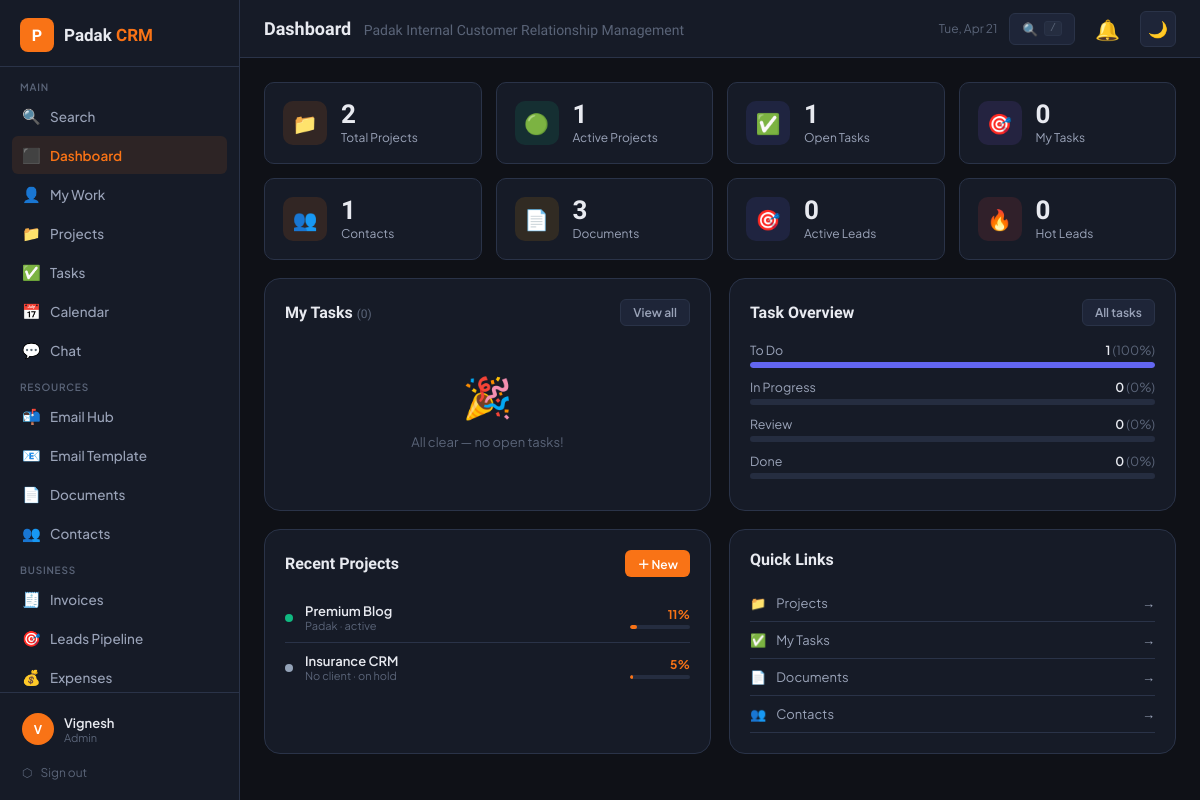
Before: /dashboard.php (signed in) with the older database file.
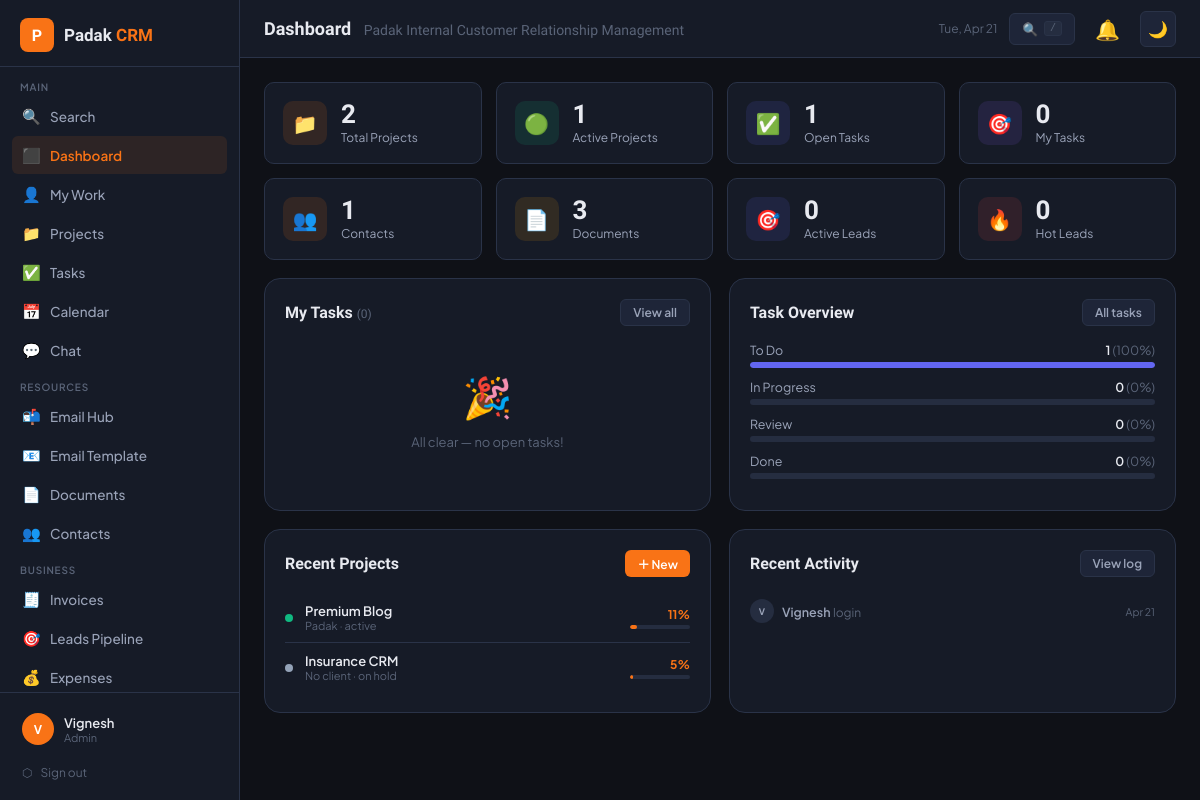
After: the same page with the newer database file.
### tables this page shows
CREATE TABLE `projects` (
  `id` int(11) NOT NULL,
  `title` varchar(200) NOT NULL,
  `description` text DEFAULT NULL,
  `contact_id` int(11) DEFAULT NULL,
  `status` enum('planning','active','on_hold','completed','cancelled') DEFAULT 'planning',
  `priority` enum('low','medium','high','urgent') DEFAULT 'medium',
  `start_date` date DEFAULT NULL,
  `due_date` date DEFAULT NULL,
  `budget` decimal(12,2) DEFAULT NULL,
  `currency` varchar(10) DEFAULT 'LKR',
  `progress` int(11) DEFAULT 0,
  `created_by` int(11) NOT NULL,
  `created_at` datetime DEFAULT current_timestamp(),
  `updated_at` datetime DEFAULT current_timestamp() ON UPDATE current_timestamp()
);

CREATE TABLE `contacts` (
  `id` int(11) NOT NULL,
  `name` varchar(150) NOT NULL,
  `company` varchar(150) DEFAULT NULL,
  `email` varchar(150) DEFAULT NULL,
  `phone` varchar(50) DEFAULT NULL,
  `address` text DEFAULT NULL,
  `type` enum('client','lead','partner','vendor') DEFAULT 'lead',
  `status` enum('active','inactive','prospect') DEFAULT 'prospect',
  `notes` text DEFAULT NULL,
  `assigned_to` int(11) DEFAULT NULL,
  `created_by` int(11) NOT NULL,
  `created_at` datetime DEFAULT current_timestamp(),
  `updated_at` datetime DEFAULT current_timestamp() ON UPDATE current_timestamp()
);

CREATE TABLE `activity_log` (
  `id` int(11) NOT NULL,
  `user_id` int(11) DEFAULT NULL,
  `action` varchar(100) NOT NULL,
  `entity_type` varchar(50) DEFAULT NULL,
  `entity_id` int(11) DEFAULT NULL,
  `details` text DEFAULT NULL,
  `created_at` datetime DEFAULT current_timestamp()
);

CREATE TABLE `users` (
  `id` int(11) NOT NULL,
  `name` varchar(100) NOT NULL,
  `email` varchar(150) NOT NULL,
  `password` varchar(255) NOT NULL,
  `role` enum('admin','manager','member') DEFAULT 'member',
  `avatar` varchar(255) DEFAULT NULL,
  `phone` varchar(30) DEFAULT NULL,
  `department` varchar(100) DEFAULT NULL,
  `status` enum('active','inactive') DEFAULT 'active',
  `last_login` datetime DEFAULT NULL,
  `created_at` datetime DEFAULT current_timestamp()
);

### config.php (called while the page is built, shortened)
<?php
function isAdmin(): bool { return ($_SESSION['crm_role'] ?? '') === 'admin'; }
function isManager(): bool { return in_array($_SESSION['crm_role'] ?? '', ['admin','manager']); }
function h(string $s): string { return htmlspecialchars($s, ENT_QUOTES, 'UTF-8'); }
function statusColor(string $status): string {
    return match($status) {
        'active','done','completed' => '#10b981',
        'planning','todo' => '#6366f1',
        'in_progress' => '#f59e0b',
        'review' => '#8b5cf6',
        'on_hold' => '#94a3b8',
        'cancelled','inactive' => '#ef4444',
        'prospect','lead' => '#f97316',
        'client' => '#10b981',
        'partner' => '#6366f1',
        'urgent','high' => '#ef4444',
        'medium' => '#f59e0b',
        'low' => '#10b981',
        default => '#94a3b8'
    };
}

### dashboard.php (the view, shortened to what the changed rows need)
<?php
require_once 'config.php';
require_once 'includes/layout.php';
$user = currentUser();
$db   = getCRMDB();
$uid  = (int)$user['id'];
$s = [];
$s['projects']  = $db->query("SELECT COUNT(*) FROM projects WHERE status NOT IN ('cancelled')")->fetch_row()[0];
$s['active_p']  = $db->query("SELECT COUNT(*) FROM projects WHERE status='active'")->fetch_row()[0];
$s['open_tasks']= $db->query("SELECT COUNT(*) FROM tasks WHERE status!='done'")->fetch_row()[0];
$s['my_tasks']  = $db->query("SELECT COUNT(*) FROM tasks WHERE assigned_to=$uid AND status!='done'")->fetch_row()[0];
$s['contacts']  = $db->query("SELECT COUNT(*) FROM contacts")->fetch_row()[0];
$s['docs']      = $db->query("SELECT COUNT(*) FROM documents")->fetch_row()[0] + $db->query("SELECT COUNT(*) FROM rich_docs")->fetch_row()[0];
if (isManager()) {
    $s['leads']      = $db->query("SELECT COUNT(*) FROM leads WHERE stage NOT IN ('won','lost')")->fetch_row()[0];
    $s['hot_leads']  = $db->query("SELECT COUNT(*) FROM leads WHERE stage IN ('proposal','negotiation')")->fetch_row()[0];
}
$task_rows = $db->query("SELECT status, COUNT(*) AS cnt FROM tasks GROUP BY status")->fetch_all(MYSQLI_ASSOC);
$tcounts = ['todo'=>0,'in_progress'=>0,'review'=>0,'done'=>0];
foreach ($task_rows as $r) $tcounts[$r['status']] = (int)$r['cnt'];
$total_t = array_sum($tcounts);
$projects = $db->query("
    SELECT p.*, c.name AS client_name,
        (SELECT COUNT(*) FROM tasks WHERE project_id=p.id AND status='done') AS done_tasks,
        (SELECT COUNT(*) FROM tasks WHERE project_id=p.id) AS total_tasks,
        p.progress
    FROM projects p
    LEFT JOIN contacts c ON c.id=p.contact_id
    ORDER BY p.updated_at DESC LIMIT 5
")->fetch_all(MYSQLI_ASSOC);
$activity = [];
if (isManager()) {
    $activity = $db->query("
        SELECT a.action, a.created_at, u.name AS uname
        FROM activity_log a LEFT JOIN users u ON u.id=a.user_id
        ORDER BY a.created_at DESC LIMIT 8
    ")->fetch_all(MYSQLI_ASSOC);
}
$pipeline = [];
if (isManager()) {
    $pipeline = $db->query("
        SELECT stage, COUNT(*) AS cnt, COALESCE(SUM(budget_est),0) AS val
        FROM leads WHERE stage NOT IN ('won','lost')
        GROUP BY stage ORDER BY FIELD(stage,'new','contacted','qualified','proposal','negotiation')
    ")->fetch_all(MYSQLI_ASSOC);
}
?>
<?php
$kpis = [
    ['📁','Total Projects', $s['projects'],     'rgba(249,115,22,.12)',  'projects.php'],
    ['🟢','Active Projects',$s['active_p'],     'rgba(16,185,129,.12)',  'projects.php?status=active'],
    ['✅','Open Tasks',      $s['open_tasks'],   'rgba(99,102,241,.12)',  'tasks.php'],
    ['🎯','My Tasks',        $s['my_tasks'],     'rgba(139,92,246,.12)',  'tasks.php?assigned=me'],
    ['👥','Contacts',        $s['contacts'],     'rgba(249,115,22,.12)',  'contacts.php'],
    ['📄','Documents',       $s['docs'],         'rgba(245,158,11,.12)',  'documents.php'],
];
if (isManager()) {
    $kpis[] = ['🎯','Active Leads',  $s['leads'],         'rgba(99,102,241,.12)',  'leads.php'];
    $kpis[] = ['🔥','Hot Leads',     $s['hot_leads'],     'rgba(239,68,68,.12)',   'leads.php?stage=proposal'];
}
?>
<div class="stats-grid" style="margin-bottom:18px">
  <?php foreach ($kpis as [$icon,$lbl,$val,$bg,$href]): ?>
  <a href="<?= $href ?>" style="text-decoration:none">
    <div class="stat-card" style="cursor:pointer;transition:border-color .15s" onmouseover="this.style.borderColor='var(--border2)'" onmouseout="this.style.borderColor='var(--border)'">
      <div class="stat-icon" style="background:<?= $bg ?>"><?= $icon ?></div>
      <div>
        <div class="stat-val"><?= $val ?></div>
        <div class="stat-lbl"><?= $lbl ?></div>
      </div>
    </div>
  </a>
  <?php endforeach; ?>
</div>
<div class="db-grid">
  <div class="card">
    <?php
    $tc_labels = ['todo'=>'To Do','in_progress'=>'In Progress','review'=>'Review','done'=>'Done'];
    $tc_colors = ['todo'=>'#6366f1','in_progress'=>'#f59e0b','review'=>'#8b5cf6','done'=>'#10b981'];
    foreach ($tcounts as $k=>$v):
      $pct = $total_t > 0 ? round($v/$total_t*100) : 0;
    ?>
    <div style="margin-bottom:11px">
      <div style="display:flex;justify-content:space-between;margin-bottom:4px">
        <span style="font-size:12.5px;color:var(--text2)"><?= $tc_labels[$k] ?></span>
        <span style="font-size:12.5px;font-weight:600;color:var(--text)"><?= $v ?> <span style="color:var(--text3);font-weight:400">(<?= $pct ?>%)</span></span>
      </div>
      <div class="progress-bar">
        <div class="progress-fill" style="width:<?= $pct ?>%;background:<?= $tc_colors[$k] ?>"></div>
      </div>
    </div>
    <?php endforeach; ?>
  </div>
</div>
<div class="db-grid">
  <div class="card">
    <?php if (empty($projects)): ?>
      <div class="empty-state" style="padding:28px 20px"><div class="icon">📁</div><p>No projects yet.</p></div>
    <?php else: ?>
      <?php foreach ($projects as $p):
        $prog = (int)$p['progress'];
        $sc   = statusColor($p['status']);
        $pcol = $prog >= 75 ? '#10b981' : ($prog >= 40 ? '#f59e0b' : '#f97316');
      ?>
      <div class="proj-row" onclick="location.href='projects.php?view=<?= $p['id'] ?>'" style="cursor:pointer">
        <div style="width:8px;height:8px;border-radius:50%;background:<?= $sc ?>;flex-shrink:0"></div>
        <div style="flex:1;min-width:0">
          <div style="font-size:13px;font-weight:600;color:var(--text);white-space:nowrap;overflow:hidden;text-overflow:ellipsis"><?= h($p['title']) ?></div>
          <div style="font-size:11px;color:var(--text3)"><?= h($p['client_name']??'No client') ?> · <?= h(str_replace('_',' ',$p['status'])) ?></div>
        </div>
        <div style="text-align:right;flex-shrink:0">
          <div style="font-size:12px;font-weight:700;color:<?= $pcol ?>"><?= $prog ?>%</div>
          <div style="width:60px;height:4px;background:var(--bg4);border-radius:99px;overflow:hidden;margin-top:3px">
            <div style="height:100%;width:<?= $prog ?>%;background:<?= $pcol ?>;border-radius:99px"></div>
          </div>
        </div>
      </div>
      <?php endforeach; ?>
    <?php endif; ?>
  </div>
  <?php if (isManager() && !empty($pipeline)): ?>
  <div class="card">
    <div class="card-header">
      <div class="card-title">Lead Pipeline</div>
      <a href="leads.php" class="btn btn-ghost btn-sm">View all</a>
    </div>
    <?php
    $stage_labels = ['new'=>'New','contacted'=>'Contacted','qualified'=>'Qualified','proposal'=>'Proposal','negotiation'=>'Negotiation'];
    $stage_colors = ['new'=>'#6366f1','contacted'=>'#f59e0b','qualified'=>'#8b5cf6','proposal'=>'#f97316','negotiation'=>'#14b8a6'];
    foreach ($pipeline as $pl):
      $sc2 = $stage_colors[$pl['stage']] ?? '#94a3b8';
      $sl  = $stage_labels[$pl['stage']] ?? ucfirst($pl['stage']);
    ?>
    <div class="pipe-row">
      <div style="width:8px;height:8px;border-radius:50%;background:<?= $sc2 ?>;flex-shrink:0"></div>
      <div style="flex:1">
        <span style="font-size:13px;font-weight:600;color:var(--text)"><?= $sl ?></span>
      </div>
      <span class="badge" style="background:<?= $sc2 ?>20;color:<?= $sc2 ?>"><?= $pl['cnt'] ?> leads</span>
      <?php if ($pl['val'] > 0): ?>
      <span style="font-size:12px;color:var(--green);font-weight:600;min-width:70px;text-align:right"><?= number_format($pl['val'],0) ?></span>
      <?php endif; ?>
    </div>
    <?php endforeach; ?>
    <?php
    $won  = $db->query("SELECT COUNT(*),COALESCE(SUM(budget_est),0) FROM leads WHERE stage='won'")->fetch_row();
    $lost = $db->query("SELECT COUNT(*) FROM leads WHERE stage='lost'")->fetch_row()[0];
    ?>
    <div style="margin-top:12px;padding-top:12px;border-top:1px solid var(--border);display:flex;gap:16px">
      <div style="text-align:center">
        <div style="font-size:18px;font-weight:700;color:var(--green)"><?= $won[0] ?></div>
        <div style="font-size:11px;color:var(--text3)">Won</div>
      </div>
      <div style="text-align:center">
        <div style="font-size:18px;font-weight:700;color:var(--red)"><?= $lost ?></div>
        <div style="font-size:11px;color:var(--text3)">Lost</div>
      </div>
      <?php if ($won[1] > 0): ?>
      <div style="text-align:center">
        <div style="font-size:18px;font-weight:700;color:var(--green)"><?= number_format($won[1]/1000,1) ?>K</div>
        <div style="font-size:11px;color:var(--text3)">Won Value</div>
      </div>
      <?php endif; ?>
    </div>
  </div>
  <?php elseif (!empty($activity)): ?>
  <div class="card">
    <div class="card-header">
      <div class="card-title">Recent Activity</div>
      <?php if (isAdmin()): ?><a href="activity.php" class="btn btn-ghost btn-sm">View log</a><?php endif; ?>
    </div>
    <?php foreach ($activity as $a): ?>
    <div class="act-row">
      <div class="avatar" style="width:24px;height:24px;font-size:9px;flex-shrink:0;background:var(--bg4);color:var(--text2)"><?= strtoupper(substr($a['uname']??'?',0,1)) ?></div>
      <div style="flex:1;min-width:0">
        <span style="font-size:12.5px;color:var(--text2);font-weight:600"><?= h($a['uname']??'System') ?></span>
        <span style="font-size:12px;color:var(--text3)"> <?= h($a['action']) ?></span>
      </div>
      <span style="font-size:10.5px;color:var(--text3);white-space:nowrap"><?= date('M j',strtotime($a['created_at'])) ?></span>
    </div>
    <?php endforeach; ?>
  </div>
  <?php else: ?>
  <div class="card">
    <div class="card-header"><div class="card-title">Quick Links</div></div>
    <?php foreach ([
      ['📁','Projects','projects.php'],['✅','My Tasks','tasks.php?assigned=me'],
      ['📄','Documents','documents.php'],['👥','Contacts','contacts.php'],
    ] as [$ic,$lb,$hr]): ?>
    <a href="<?= $hr ?>" style="display:flex;align-items:center;gap:10px;padding:10px 0;border-bottom:1px solid var(--border);color:var(--text2);font-size:13px;transition:color .15s" onmouseover="this.style.color='var(--orange)'" onmouseout="this.style.color='var(--text2)'">
      <span><?= $ic ?></span><span><?= $lb ?></span><span style="margin-left:auto">→</span>
    </a>
    <?php endforeach; ?>
  </div>
  <?php endif; ?>
</div>

Changed rows visible on the page:
added activity_log: user.name "V", user.name "Vignesh", action "login", created_at "Apr 21"
Other visible differences:
text no longer shown: "Quick Links"
text now shown: "Recent Activity View log"
list line gone: "📁 Projects →"
list line gone: "✅ My Tasks →"
list line gone: "📄 Documents →"
list line gone: "👥 Contacts →"
